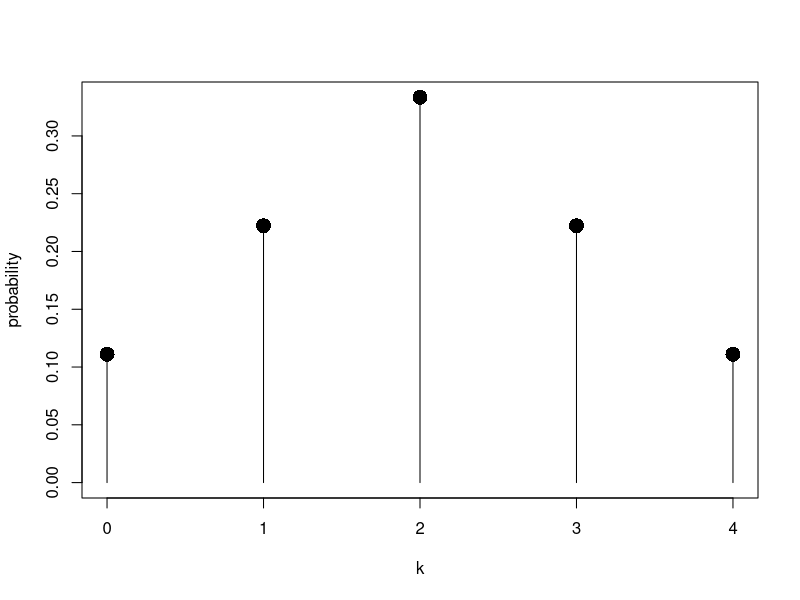
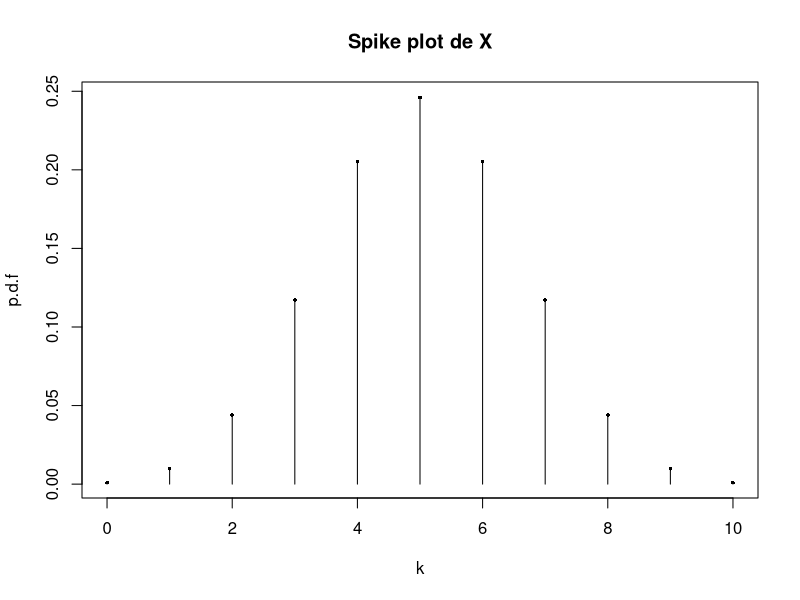
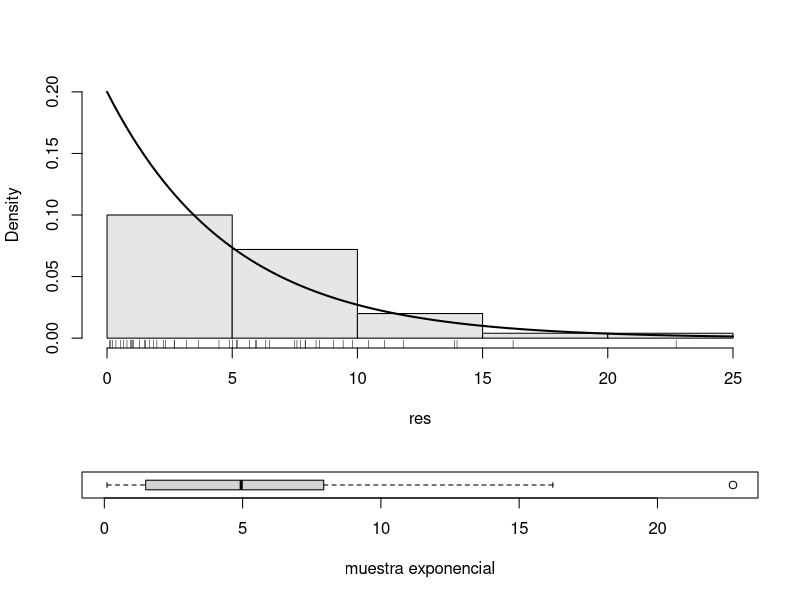
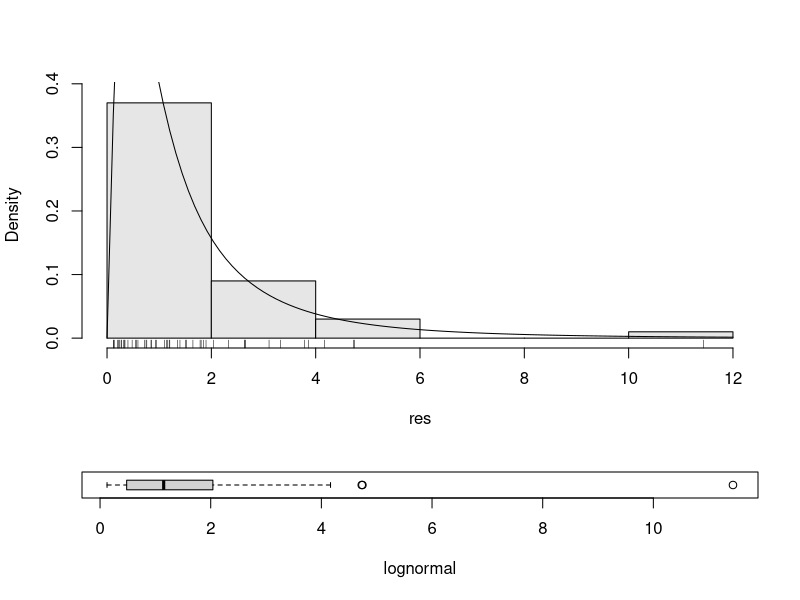

These figures' R source, in order:
# Probabilidad_Variable_Aleatoria_y_Distribuciones #
.libPaths(c("D:/R_Packages",.libPaths()))

#VALORES DISCRETOS Y CONTINUOS:

#spike plot:
# Muestra las probabilidades para cada valor en el rango de X como
# un "spike", enfatizando lo discreto de la distrubción.

k=0:4
p=c(1,2,3,2,1)/9
plot(k, p, type="h",xlab="k",ylab="probability",
     ylim=c(0,max(p)))
points(k,p,pch=16,cex=2)

#sample() generar valores aleatorios:
k=0:2
p=c(1,2,1)/4
sample(k,size=1,replace=FALSE,prob=p) #simula que todo tiene 
#la misma probabilidad de ocurrencia.
sample(k,size=1,prob=p)

#lanzar una moneda 10 veces, cara=1 y sello=0
sample(0:1, size=10, replace=TRUE) #i.i.d sample
sample (1:6,size=10, replace=TRUE) #lanzar un 
#dado 10 veces.
#suma de lanzar el dado 10 veces
sample(1:6,size=10,replace=TRUE)+ 
  sample(1:6,size=10,replace=TRUE)
#Asumir que 10000 personas se les pregunta
#si les gusta comer pollo o no y 6200 dicen si.
#Luego si elegimos una muestra de 10:
sample(rep(0:1,c(3200,6800)),size=10,replace=TRUE)
sample(0:1, size=10, replace=T, prob=c(1-.62,.62))

#Familia de distribuciones:
# d: retorna la p.d.f de la distribucion.
# p.d.f: probability density function

# p: retorna la c.d.f de la distribucion.
# c.d.f:cummulative density function

# q: retorna los cuantiles.
# r: retorna una muestra aleatoria desde la distribucion.

#Cada familia de distribución tiene sus parámetros pero
# las funciones son similares en funcionamiento.

dunif(x=1, min=0, max=3)
punif(q=2,min=0,max=3)
qunif(p=1/2,min=0,max=3)
runif(n=1,min=0,max=3)
runif(n=10,min=0,max=10)

#Multiples cuantiles:
ps<-seq(0,2,by=0.2)
names(ps)=as.character(seq(0,200,by=20))
ps
qunif(ps, min=0,max=1)

#Ejemplo de distribución Binomial:

#Lanzar una moneda 10 veces. X:numero de caras.
#Si la moneda es justa. #X tienen una distribución binomial
# Binomial(10, 1/2)
# La probabilidad que X=5
choose(10,5)*(1/2)^5*(1/2)^(10-5)
# usando d function
dbinom(5,size=10, prob=1/2)
#La probabilidad de obtener 6 o menos caras
sum(dbinom(0:6,size=10,prob=1/2))

#Spike plot producido por binomial:
heights=dbinom(0:10, size=10,prob=1/2)
plot(0:10,heights,
     type="h",
     main="Spike plot de X",xlab="k",ylab="p.d.f")
points(0:10,heights,pch=16,cex=0.5)

#De una poblacion las personas que eligen geologia se les 
#considera como si y se codifica con 1 al resto con 0.
#El analisis corresponde a una Binomial(n,p) de una v.a.d
#donde n es el número de muestras.

#Si la población favorable que eligió si es 62%,calcule de una
#Muestra de 100 que tan probable es que respondan 60% o menos.
pbinom(60, size=100, prob=0.62)

#Distribucion Exponencial: Exponential(lambda)
res=rexp(50,rate=1/5)
#boxplot:
par(fig=c(0,1,0,0.35))
boxplot(res, horizontal=TRUE,bty="n",
        xlab="muestra exponencial")
#histograma
par(fig=c(0,1,0.25,1),new=TRUE)
#guardar los valores,
#luego encontrar el mas grande y setearlo
#como maximo:
tmp.hist=hist(res,plot=FALSE)
tmp.edens=density(res)
tmp.dens =dexp(0, rate=1/5)
y.max=max(tmp.hist$density,tmp.edens$y,
          tmp.dens)
hist(res,ylim=c(0,y.max),prob=TRUE,
     main="", col=gray(0.9))
curve(dexp(x,rate = 1/5),lwd=2,add=TRUE)
rug(res)

#Distribucion Normal:
#Normal(µ,σ)
pnorm(q=1.5,mean=0, sd=1)
pnorm(q=4.75, mean=0,sd=1/2)
qnorm(c(0.25,0.50,0.75)) #Areas importantes
#basadas en Z-scores
#qnorm especificamos el area que deseamos
#cuanta area es no mayor a una desviacion estandar
#desde la media:
pnorm(1)-pnorm(-1)
#dos desviaciones estandar:
1-2*pnorm(-2)
#tres desviaciones estandar:
diff(pnorm(c(-3,3)))

#LogNormal: log(x)

res=rlnorm(n=50, meanlog=0,sdlog=1)
#boxplot:
par(fig=c(0,1,0,0.35))
boxplot(res, horizontal=TRUE, bty="n",xlab="lognormal")
#histogram:
par(fig=c(0,1,0.25,1),new=TRUE)
tmp.hist=hist(res, plot=FALSE)
tmp.edens=density(res)
tmp.dens = dexp(0,rate=1/5)
ymax =max(tmp.hist$density,tmp.edens$y,
          tmp.dens)
#hist:
par(fig=c(0,1,0.25,1),new=TRUE)
hist(res,ylim=c(0,ymax),prob=TRUE,
     main="",col=gray(0.9))
curve(dlnorm(x,meanlog=0,sdlog=1),
      add=TRUE)
rug(res)

#t-distribution, F-distribution and
#chi-distrbution














